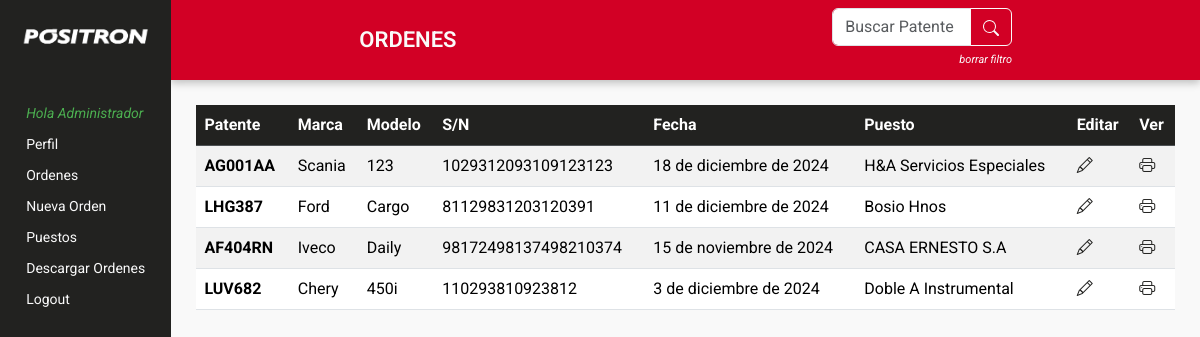
Page /Orders/orders (signed in) on the committed database.
### Orders/models.py (models this page shows, shortened)
class Order (models.Model):
    user = models.ForeignKey (User,null=True, on_delete = models.CASCADE)
    puesto = models.CharField(max_length=40)
    orden = models.CharField(max_length=19, null=True, blank=True)
    dominio = models.CharField(max_length=10)
    chasis = models.CharField(max_length=25)
    marca_vehiculo = models.CharField(max_length=20)
    modelo_vehiculo = models.CharField(max_length=20)
    ano_vehiculo = models.IntegerField()
    operador = models.CharField(max_length=30)
    cuit = models.CharField(max_length=11)
    marca_tacografo = models.CharField(max_length=20)
    modelo_tacografo = models.CharField(max_length=20)
    sn = models.CharField(max_length=26)
    factor_k = models.CharField(max_length=6)
    rodado = models.CharField(max_length=16, null=True, blank=True)
    limite_v = models.CharField(max_length=10, null=True, blank=True)
    fecha = models.DateField(null=True, blank=True)
    ot = models.CharField(max_length=30, null=True, blank=True)

### Orders/views.py (the view)
# urls.py: path('orders', views.orders, name='orders'),
def orders (request):
    if request.user.is_staff:
        ordenes = Order.objects.all().order_by('-id')
    else:
        ordenes = Order.objects.filter(user=request.user).order_by('-id')
    return render(
        request, "orders.html",{"ordenes": ordenes}
    )

### Orders/templates/orders.html (shortened to what this page needs)
{% extends 'base.html' %}
{% load static %}
{% block orders %}
<main>
    <div class="main-title">
        <h2>ORDENES</h2>
        <form class="buscar-patente" action="/Orders/search-order">
            <div class="input-group mb-3 buscar">
                <input type="text" class="form-control btn-outline-secondary" placeholder="Buscar Patente"
                    aria-label="Recipient's username" aria-describedby="button-addon2" id="patente" name="dominio">
                <button class="btn btn-outline-secondary search-btn" type="submit" id="button-addon2"><svg
                        xmlns="http://www.w3.org/2000/svg" width="16" height="16" fill="#fafafa" class="bi bi-search"
                        viewBox="0 0 16 16">
                        <path
                            d="M11.742 10.344a6.5 6.5 0 1 0-1.397 1.398h-.001q.044.06.098.115l3.85 3.85a1 1 0 0 0 1.415-1.414l-3.85-3.85a1 1 0 0 0-.115-.1zM12 6.5a5.5 5.5 0 1 1-11 0 5.5 5.5 0 0 1 11 0" />
                    </svg></button>
            </div>
            <div class="borrar">
                <a class="borrarMute" href="{% url 'orders' %}">borrar filtro</a>
            </div>
        </form>
    </div>
    <div class="orders">
        <table class="table table-striped table-hover">
            <thead>
                <tr class="table-dark">
                    <th scope="col">Patente</th>
                    <th class="puesto-hidden" scope="col">Marca</th>
                    <th class="puesto-hidden" scope="col">Modelo</th>
                    <th class="puesto-hidden" scope="col">S/N</th>
                    <th class="puesto-hidden" scope="col">Fecha</th>
                    {% if user.is_staff %}
                    <th scope="col">Puesto</th>
                    {% endif %}
                    <th scope="col">Editar</th>
                    <th scope="col">Ver</th>
                </tr>
            </thead>
            <tbody>
                {% for n in ordenes %}
                <tr>
                    <th scope="row">{{n.dominio}}</th>
                    <td class="puesto-hidden">{{n.marca_vehiculo}}</td>
                    <td class="puesto-hidden">{{n.modelo_vehiculo}}</td>
                    <td class="puesto-hidden">{{n.sn}}</td>
                    <td class="puesto-hidden">{{n.fecha}}</td>
                    {% if user.is_staff %}
                    <td>{{n.puesto}}</td>
                    {% endif %}
                    <td class="iconos"><a href="{% url 'edit-order' n.id %}"><i class="bi bi-pencil"></i></a></td>
                    <td class="iconos"><a href="{% url 'print-order' n.id %}"><i class="bi bi-printer"></i></a></td>
                </tr>
                {% endfor %}
            </tbody>
        </table>
    </div>
</main>
{% endblock %}

### Orders/templates/base.html (shortened to what this page needs)
<!DOCTYPE html>
<html lang="en">
{% load static %}
<head>
    <link rel="stylesheet" href="https://cdn.jsdelivr.net/npm/bootstrap-icons@1.11.3/font/bootstrap-icons.min.css">
        <link href="https://cdn.jsdelivr.net/npm/bootstrap@5.3.3/dist/css/bootstrap.min.css" rel="stylesheet"
>
        <link rel="stylesheet" href="{% static 'orders/css/style.css' %}">
    </head>
    <body>
        {% if request.user.is_authenticated %}
        {% block error404 %}
        <aside id="aside">
            <nav>
                <img class="logo-aside" src="{% static 'orders/img/logo-blanco.png' %}" alt="">
                <ul id="nav-ul">
                    <li class="welcome">Hola {{request.user.first_name}}</li>
                    <li><a href="{% url 'perfil' %}">Perfil</a></li>
                    <li><a href="{% url 'orders' %}">Ordenes</a></li>
                <li><a href="{% url 'new-order' %}">Nueva Orden</a></li>
                {% if user.is_staff %}
                <li><a href="{% url 'puestos' %}">Puestos</a></li>
                <li><a href="{% url 'ordenes_csv' %}">Descargar Ordenes</a></li>
                {% endif %}
                <li><a href="{% url 'Logout' %}">Logout</a></li>
            </ul>
        </nav>
    </aside>
    {% endblock %}
    {% block orders %}
    {% endblock %}
    {% endif %}
</body>
</html>

### Orders/static/orders/css/style.css (style rules this page uses)
* { padding: 0; margin: 0; font-family: "Roboto", sans-serif; list-style: none; }
body { display: flex !important; }
a { text-decoration: none !important; color: #fafafa !important; animation: ease-in-out !important; animation-duration: 150ms !important; transition-duration: 150ms !important; }
aside { position: sticky; top: 0; background-color: #222220; width: 200px; height: 100vh; color: #fafafa; font-size: 14px; }
nav { display: flex; flex-direction: column; align-items: center; }
aside li { margin: 10px; }
main { width: 100%; background-color: #f9f9f9; }
.main-title { height: 80px; display: flex; justify-content: space-around; align-items: center; background-color: #d20025; box-shadow: rgba(0, 0, 0, 0.24) 0px 3px 8px; }
.borrar { margin: 0; margin-bottom: 2px !important; }
.borrar a { margin: 0 !important; text-decoration: none !important; color: #fafafa !important; font-style: italic !important; font-size: 11px !important; }
.buscar-patente { display: flex; flex-direction: column; align-items: end; }
.table-dark { --bs-table-bg: #222220 !important; }
.logo-aside { width: 140px !important; margin-top: 20px; margin-bottom: 40px; }
.mb-3 { margin-bottom: 0 !important; }
.main-title h2 { margin-bottom: 0 !important; font-size: 22px; font-weight: 600; color: #fafafa; }
.buscar { max-width: 180px; }
.orders { padding: 25px; width: 100%; display: flex; flex-direction: column; align-items: center; }
.iconos a { text-align: center; color: #222220 !important; animation: ease-in-out !important; animation-duration: 150ms !important; transition-duration: 150ms !important; }
.search-btn { border: 1px solid #fafafa !important; }
ul { padding-left: 0 !important; }
.welcome { font-style: italic !important; color: #4CAF50 !important; }

### rows in the picture
Order: dominio "AG001AA", marca_vehiculo "Scania", modelo_vehiculo "123", sn "1029312093109123123", fecha "18 de diciembre de 2024", puesto "H&A Servicios Especiales"
Order: dominio "LHG387", marca_vehiculo "Ford", modelo_vehiculo "Cargo", sn "81129831203120391", fecha "11 de diciembre de 2024", puesto "Bosio Hnos"
Order: dominio "AF404RN", marca_vehiculo "Iveco", modelo_vehiculo "Daily", sn "98172498137498210374", fecha "15 de noviembre de 2024", puesto "CASA ERNESTO S.A"
Order: dominio "LUV682", marca_vehiculo "Chery", modelo_vehiculo "450i", sn "110293810923812", fecha "3 de diciembre de 2024", puesto "Doble A Instrumental"

### other values in the picture
{{ request.user.first_name }} "Administrador"
